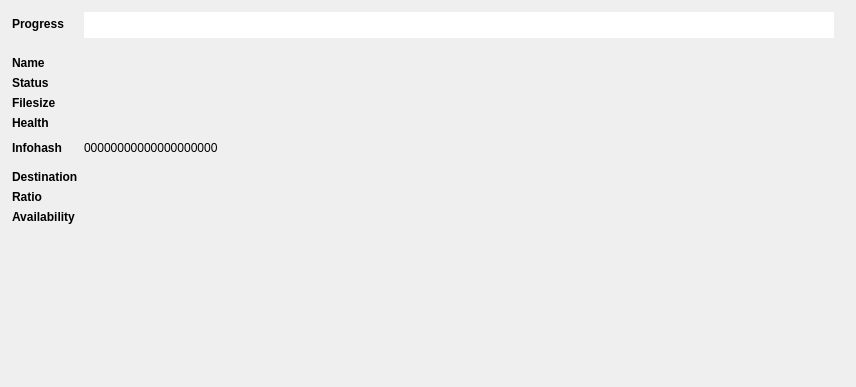
                    <widget class="QWidget" name="scrollAreaWidgetContents_2">
                     <property name="geometry">
                      <rect>
                       <x>0</x>
                       <y>0</y>
                       <width>856</width>
                       <height>387</height>
                      </rect>
                     </property>
                     <layout class="QFormLayout" name="formLayout_4">
                      <property name="fieldGrowthPolicy">
                       <enum>QFormLayout::AllNonFixedFieldsGrow</enum>
                      </property>
                      <property name="labelAlignment">
                       <set>Qt::AlignLeading|Qt::AlignLeft|Qt::AlignVCenter</set>
                      </property>
                      <property name="formAlignment">
                       <set>Qt::AlignLeading|Qt::AlignLeft|Qt::AlignTop</set>
                      </property>
                      <property name="leftMargin">
                       <number>12</number>
                      </property>
                      <property name="topMargin">
                       <number>12</number>
                      </property>
                      <property name="rightMargin">
                       <number>12</number>
                      </property>
                      <property name="bottomMargin">
                       <number>12</number>
                      </property>
                      <item row="0" column="0">
                       <widget class="QLabel" name="label_39">
                        <property name="styleSheet">
                         <string notr="true">font-weight: bold;</string>
                        </property>
                        <property name="text">
                         <string>Progress</string>
                        </property>
                       </widget>
                      </item>
                      <item row="0" column="1">
                       <widget class="DownloadProgressBar" name="download_progress_bar" native="true">
                        <property name="sizePolicy">
                         <sizepolicy hsizetype="MinimumExpanding" vsizetype="Fixed">
                          <horstretch>0</horstretch>
                          <verstretch>0</verstretch>
                         </sizepolicy>
                        </property>
                        <property name="minimumSize">
                         <size>
                          <width>0</width>
                          <height>26</height>
                         </size>
                        </property>
                        <property name="maximumSize">
                         <size>
                          <width>600000</width>
                          <height>26</height>
                         </size>
                        </property>
                        <property name="styleSheet">
                         <string notr="true">background-color: white;
margin-right: 10px;</string>
                        </property>
                        <layout class="QHBoxLayout" name="horizontalLayout_36"/>
                       </widget>
                      </item>
                      <item row="1" column="0">
                       <spacer name="verticalSpacer_14">
                        <property name="orientation">
                         <enum>Qt::Vertical</enum>
                        </property>
                        <property name="sizeType">
                         <enum>QSizePolicy::Fixed</enum>
                        </property>
                        <property name="sizeHint" stdset="0">
                         <size>
                          <width>20</width>
                          <height>6</height>
                         </size>
                        </property>
                       </spacer>
                      </item>
                      <item row="2" column="0">
                       <widget class="QLabel" name="label_28">
                        <property name="styleSheet">
                         <string notr="true">font-weight: bold;</string>
                        </property>
                        <property name="text">
                         <string>Name</string>
                        </property>
                       </widget>
                      </item>
                      <item row="2" column="1">
                       <widget class="QLabel" name="download_detail_name_label">
                        <property name="text">
                         <string/>
                        </property>
                       </widget>
                      </item>
                      <item row="3" column="0">
                       <widget class="QLabel" name="label_30">
                        <property name="styleSheet">
                         <string notr="true">font-weight: bold;</string>
                        </property>
                        <property name="text">
                         <string>Status</string>
                        </property>
                       </widget>
                      </item>
                      <item row="3" column="1">
                       <widget class="QLabel" name="download_detail_status_label">
                        <property name="text">
                         <string/>
                        </property>
                       </widget>
                      </item>
                      <item row="4" column="0">
                       <widget class="QLabel" name="label_36">
                        <property name="styleSheet">
                         <string notr="true">font-weight: bold;</string>
                        </property>
                        <property name="text">
                         <string>Filesize</string>
                        </property>
                       </widget>
                      </item>
                      <item row="4" column="1">
                       <widget class="QLabel" name="download_detail_filesize_label">
                        <property name="text">
                         <string/>
                        </property>
                       </widget>
                      </item>
                      <item row="5" column="0">
                       <widget class="QLabel" name="label_38">
                        <property name="styleSheet">
                         <string notr="true">font-weight: bold;</string>
                        </property>
                        <property name="text">
                         <string>Health</string>
                        </property>
                       </widget>
                      </item>
                      <item row="5" column="1">
                       <widget class="QLabel" name="download_detail_health_label">
                        <property name="text">
                         <string/>
                        </property>
                       </widget>
                      </item>
                      <item row="6" column="0">
                       <widget class="QLabel" name="label_40">
                        <property name="styleSheet">
                         <string notr="true">font-weight: bold;</string>
                        </property>
                        <property name="text">
                         <string>Infohash</string>
                        </property>
                       </widget>
                      </item>
                      <item row="6" column="1">
                       <layout class="QFormLayout" name="infohash_layout">
                        <property name="labelAlignment">
                         <set>Qt::AlignCenter</set>
                        </property>
                        <property name="formAlignment">
                         <set>Qt::AlignLeading|Qt::AlignLeft|Qt::AlignTop</set>
                        </property>
                        <item row="0" column="0">
                         <widget class="QLabel" name="download_detail_infohash_label">
                          <property name="text">
                           <string>00000000000000000000</string>
                          </property>
                         </widget>
                        </item>
                        <item row="0" column="1">
                         <widget class="QToolButton" name="download_detail_copy_magnet_button">
                          <property name="minimumSize">
                           <size>
                            <width>28</width>
                            <height>28</height>
                           </size>
                          </property>
                          <property name="maximumSize">
                           <size>
                            <width>28</width>
                            <height>28</height>
                           </size>
                          </property>
                          <property name="cursor">
                           <cursorShape>PointingHandCursor</cursorShape>
                          </property>
                          <property name="toolTip">
                           <string>Click to copy magnet link</string>
                          </property>
                          <property name="styleSheet">
                           <string notr="true">border: none;</string>
                          </property>
                          <property name="text">
                           <string/>
                          </property>
                          <property name="icon">
                           <iconset>
                            <normaloff>../images/magnet.png</normaloff>../images/magnet.png</iconset>
                          </property>
                          <property name="iconSize">
                           <size>
                            <width>25</width>
                            <height>25</height>
                           </size>
                          </property>
                         </widget>
                        </item>
                       </layout>
                      </item>
                      <item row="7" column="0">
                       <widget class="QLabel" name="label_44">
                        <property name="styleSheet">
                         <string notr="true">font-weight: bold;</string>
                        </property>
                        <property name="text">
                         <string>Destination</string>
                        </property>
                       </widget>
                      </item>
                      <item row="7" column="1">
                       <widget class="QLabel" name="download_detail_destination_label">
                        <property name="text">
                         <string/>
                        </property>
                       </widget>
                      </item>
                      <item row="8" column="0">
                       <widget class="QLabel" name="label_46">
                        <property name="styleSheet">
                         <string notr="true">font-weight: bold;</string>
                        </property>
                        <property name="text">
                         <string>Ratio</string>
                        </property>
                       </widget>
                      </item>
                      <item row="9" column="0">
                       <widget class="QLabel" name="label_26">
                        <property name="styleSheet">
                         <string notr="true">font-weight: bold;</string>
                        </property>
                        <property name="text">
                         <string>Availability</string>
                        </property>
                       </widget>
                      </item>
                      <item row="9" column="1">
                       <widget class="QLabel" name="download_detail_availability_label">
                        <property name="text">
                         <string/>
                        </property>
                       </widget>
                      </item>
                      <item row="8" column="1">
                       <widget class="QLabel" name="download_detail_ratio_label">
                        <property name="text">
                         <string/>
                        </property>
                       </widget>
                      </item>
                     </layout>
                    </widget>
